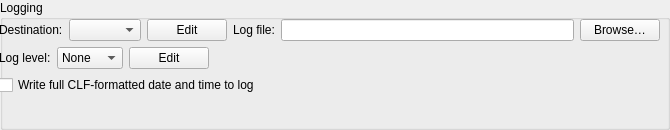
     <widget class="QGroupBox" name="logFileGroupBox">
      <property name="minimumSize">
       <size>
        <width>0</width>
        <height>130</height>
       </size>
      </property>
      <property name="maximumSize">
       <size>
        <width>16777215</width>
        <height>130</height>
       </size>
      </property>
      <property name="title">
       <string>Logging</string>
      </property>
      <property name="alignment">
       <set>Qt::AlignJustify|Qt::AlignTop</set>
      </property>
      <widget class="QWidget" name="verticalLayoutWidget_9">
       <property name="geometry">
        <rect>
         <x>-1</x>
         <y>19</y>
         <width>661</width>
         <height>96</height>
        </rect>
       </property>
       <layout class="QVBoxLayout" name="verticalLayout_9">
        <property name="sizeConstraint">
         <enum>QLayout::SetMinAndMaxSize</enum>
        </property>
        <item>
         <layout class="QHBoxLayout" name="logFileBoxesHorizontalLayout_5">
          <property name="sizeConstraint">
           <enum>QLayout::SetMaximumSize</enum>
          </property>
          <item>
           <widget class="QLabel" name="label">
            <property name="text">
             <string>Destination:</string>
            </property>
           </widget>
          </item>
          <item>
           <widget class="QComboBox" name="logDestinationComboBox"/>
          </item>
          <item>
           <widget class="QPushButton" name="logDestComboEditPushButton">
            <property name="text">
             <string>Edit</string>
            </property>
           </widget>
          </item>
          <item>
           <widget class="QLabel" name="logFileLabel">
            <property name="text">
             <string>Log file:</string>
            </property>
           </widget>
          </item>
          <item>
           <widget class="QLineEdit" name="logFileLineEdit"/>
          </item>
          <item>
           <widget class="QPushButton" name="logFileBrowsePushButton">
            <property name="text">
             <string>Browse…</string>
            </property>
           </widget>
          </item>
         </layout>
        </item>
        <item>
         <layout class="QHBoxLayout" name="horizontalLayout_5">
          <property name="sizeConstraint">
           <enum>QLayout::SetMinimumSize</enum>
          </property>
          <item>
           <widget class="QLabel" name="logLevelLabel">
            <property name="sizePolicy">
             <sizepolicy hsizetype="Minimum" vsizetype="Preferred">
              <horstretch>0</horstretch>
              <verstretch>0</verstretch>
             </sizepolicy>
            </property>
            <property name="text">
             <string>Log level:</string>
            </property>
           </widget>
          </item>
          <item>
           <widget class="QComboBox" name="logLevelComboBox">
            <item>
             <property name="text">
              <string>None</string>
             </property>
            </item>
            <item>
             <property name="text">
              <string>Error</string>
             </property>
            </item>
            <item>
             <property name="text">
              <string>Warn</string>
             </property>
            </item>
            <item>
             <property name="text">
              <string>Info</string>
             </property>
            </item>
            <item>
             <property name="text">
              <string>Debug</string>
             </property>
            </item>
           </widget>
          </item>
          <item>
           <widget class="QPushButton" name="logLevelComboEditPushButton">
            <property name="text">
             <string>Edit</string>
            </property>
           </widget>
          </item>
          <item>
           <spacer name="horizontalSpacer">
            <property name="orientation">
             <enum>Qt::Horizontal</enum>
            </property>
            <property name="sizeHint" stdset="0">
             <size>
              <width>40</width>
              <height>20</height>
             </size>
            </property>
           </spacer>
          </item>
         </layout>
        </item>
        <item>
         <widget class="QCheckBox" name="logclftimeCheckBox">
          <property name="text">
           <string>Write full CLF-formatted date and time to log</string>
          </property>
         </widget>
        </item>
       </layout>
      </widget>
     </widget>
